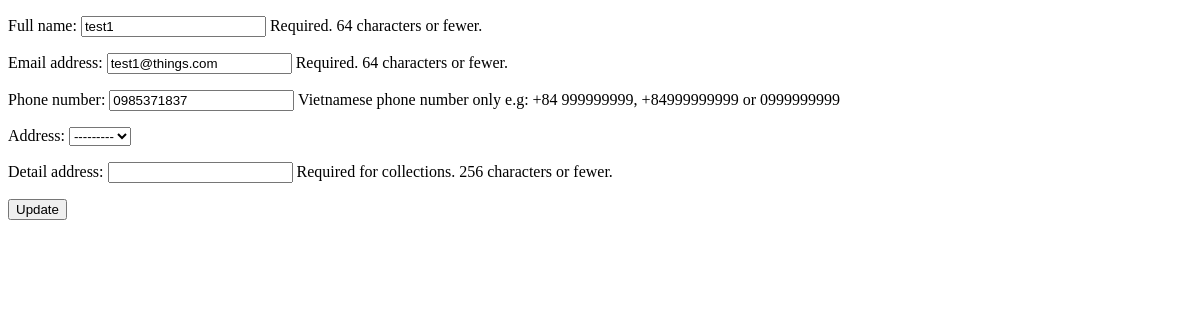
Before: /accounts/2/settings/ with the older database file.
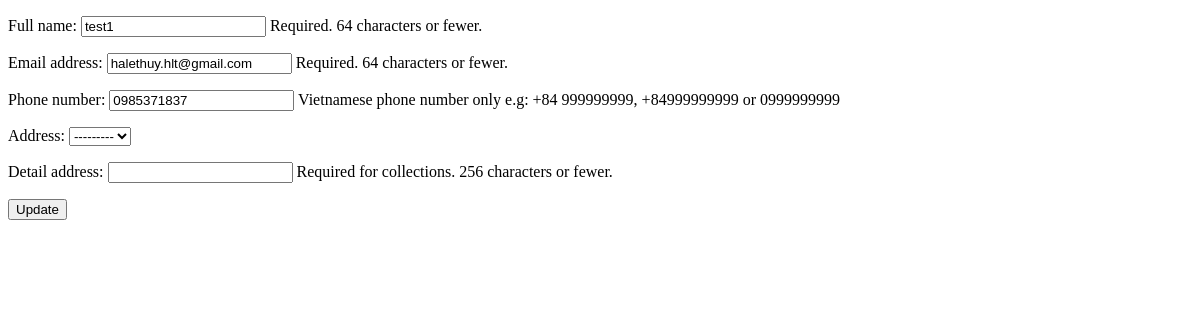
After: the same page with the newer database file.
### accounts/models.py (models this page shows, shortened)
class User(AbstractBaseUser, PermissionsMixin):
    phone_number_validator = PhoneNumberValidator()
    full_name       = models.CharField(
        _('Full name'),
        max_length=64,
        help_text=_('Required. 64 characters or fewer.')
    ) #full_name validator missing
    email           = models.EmailField(
        _('Email address'),
         unique=True,
         max_length=64,
         help_text=_('Required. 64 characters or fewer.')
    )
    phone           = models.CharField(
        _('Phone number'),
        max_length=16,
        blank=True,
        validators=[phone_number_validator],
        help_text=_('Vietnamese phone number only e.g: +84 999999999, +84999999999 or 0999999999')
    )
    is_staff        = models.BooleanField(
        _('staff status'),
        default=False,
        help_text=_('Designates whether the user can log into this admin site.'),
    )
    is_active       = models.BooleanField(
        _('active'),
        default=True,
        help_text=_(
            'Designates whether this user should be treated as active. '
            'Unselect this instead of deleting accounts.'
        ),
    )
    address        = models.ForeignKey('accounts.Location', on_delete=models.CASCADE, null=True, blank=True) # related_name
    detail_address  = models.CharField(
        _('Detail address'),
        max_length=256,
        help_text=_('Required for collections. 256 characters or fewer.'),
        blank=True
        )
    date_joined = models.DateTimeField(_('Date joined'), default=timezone.now)
    collecting_day = models.ForeignKey("accounts.Day", verbose_name=_("The day to collect weekly"), on_delete=models.CASCADE, null=True, blank=True)
    collecting_time = models.TimeField(_("Collecting time"), auto_now=False, auto_now_add=False, null=True, blank=True)
    objects = UserManager()
    EMAIL_FIELD = 'email'
    USERNAME_FIELD = 'email'
    REQUIRED_FIELDS = ['full_name'] # required by create_superuser() in UserManager
    class Meta:
        verbose_name = _('user')
        verbose_name_plural = _('users')
    class NoTransactionAvailable(Exception):
        pass
    class NoNextCollection(Exception):
        pass

### accounts/views.py (the view)
# urls.py: path('<int:pk>/settings/', views.Settings.as_view(), name='settings')
class Settings(UpdateView):
    template_name = 'accounts/settings.html'
    model = User
    fields = ['full_name', 'email', 'phone', 'address', 'detail_address']

### accounts/templates/accounts/settings.html (shortened to what this page needs)
<!DOCTYPE html>
<html lang="en" dir="ltr">
  <head>
  </head>
  <body>
    <form method="post">
      {{ form.as_p }}
    <input type="submit" value="Update">
</form>
  </body>
</html>

Changed rows visible on the page:
changed User "test1": email "test1@things.com" → "halethuy.hlt@gmail.com"
